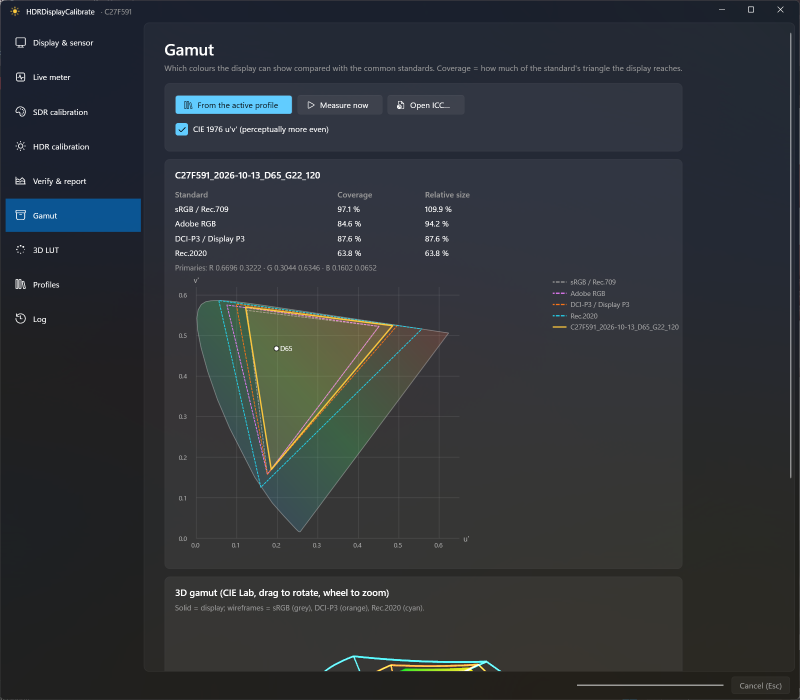
#> input picture docs/gamut.png, 1600 x 1400 px (shown at 1/2 size)
$ python make_banner.py
#> lines starting #> are read from the running program, lines starting #| are printed output that depends on the picture; after the words box and inside, x2 and y2 are one past the last pixel; in counts of white or black regions, pixels touching at a corner belong together
"""Draws docs/banner.png and docs/social-preview.png (1280×640) from the app icon and screenshots.

Everything that matters stays inside GitHub's safe area (80 px from every edge), so the social card is never cropped.

    python tools/make_banner.py
"""
import os
from PIL import Image, ImageDraw, ImageFilter, ImageFont

ROOT = os.path.dirname(os.path.dirname(os.path.abspath(__file__)))
DOCS = os.path.join(ROOT, "docs")
FONTS = os.path.join(os.environ.get("WINDIR", r"C:\Windows"), "Fonts")
W, H, SAFE = 1280, 640, 80


def font(name, size):
    return ImageFont.truetype(os.path.join(FONTS, name), size)


def glow(img, xy, radius, color):
    layer = Image.new("RGBA", img.size, (0, 0, 0, 0))
    x, y = xy
    ImageDraw.Draw(layer).ellipse((x - radius, y - radius, x + radius, y + radius), fill=color)
    return Image.alpha_composite(img, layer.filter(ImageFilter.GaussianBlur(radius * 0.55)))


def rounded(im, r):
    mask = Image.new("L", im.size, 0)
    ImageDraw.Draw(mask).rounded_rectangle((0, 0, im.size[0] - 1, im.size[1] - 1), r, fill=255)
    out = im.convert("RGBA"); out.putalpha(mask)
    return out


def shadowed(base, im, pos, r=14):
    sh = Image.new("RGBA", base.size, (0, 0, 0, 0))
    ImageDraw.Draw(sh).rounded_rectangle((pos[0] + 6, pos[1] + 12, pos[0] + im.size[0] + 6, pos[1] + im.size[1] + 12), r, fill=(0, 0, 0, 150))
    base = Image.alpha_composite(base, sh.filter(ImageFilter.GaussianBlur(14)))
    base.alpha_composite(rounded(im, r), pos)
    return base


img = Image.new("RGBA", (W, H), (22, 22, 26, 255))
# HDR-ish light: warm highlight behind the title, magenta and cyan behind the screenshots (decoration may bleed)
img = glow(img, (220, 160), 330, (255, 170, 60, 70))
#> in glow, `layer = Image.new("RGBA", img.size, (0, 0, 0, 0))`: layer: PIL image 1280x640 RGBA; every value is 0
img = glow(img, (960, 250), 300, (200, 60, 255, 55))
img = glow(img, (1100, 500), 260, (40, 200, 255, 55))

# right, inside the safe area: gamut page with the 3D gamut solid in front
win = Image.open(os.path.join(DOCS, "gamut.png")).convert("RGBA")
#> win is the input picture: PIL image 1600x1400 RGBA; mean R, G, B, A 47.9, 51.7, 55.5, 255
win = win.crop((300, 300, 1380, 1130)).resize((500, 384), Image.LANCZOS)
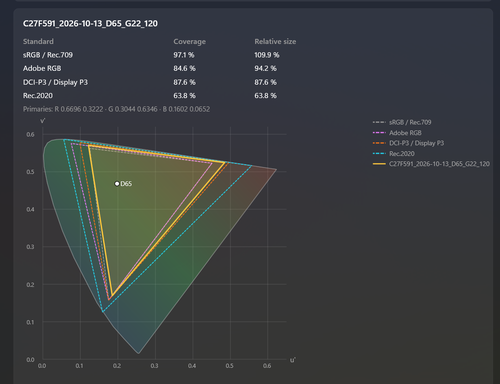
#> win: PIL image 500x384 RGBA; mean R, G, B, A 57.8, 61.3, 62.5, 255
img = shadowed(img, win, (W - SAFE - 500, SAFE + 6))
#> in rounded, `mask = Image.new("L", im.size, 0)`: mask: PIL image 500x384 L; every value is 0
#> in rounded, `ImageDraw.Draw(mask).rounded_rectangle((0, 0, im.size[0] - 1, im.size[..`:
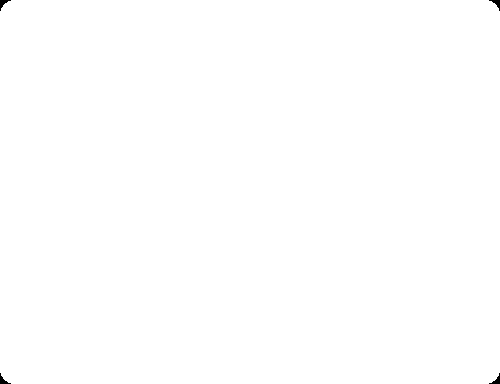
#> mask: PIL image 500x384 L; 99.9% white; 4 black regions, box (x1, y1, x2, y2) and area: (0, 0, 11, 11) 46, (489, 0, 500, 11) 46, (0, 373, 11, 384) 46, (489, 373, 500, 384) 46
g3d = Image.open(os.path.join(DOCS, "gamut3d.png")).convert("RGBA").crop((170, 20, 830, 450))
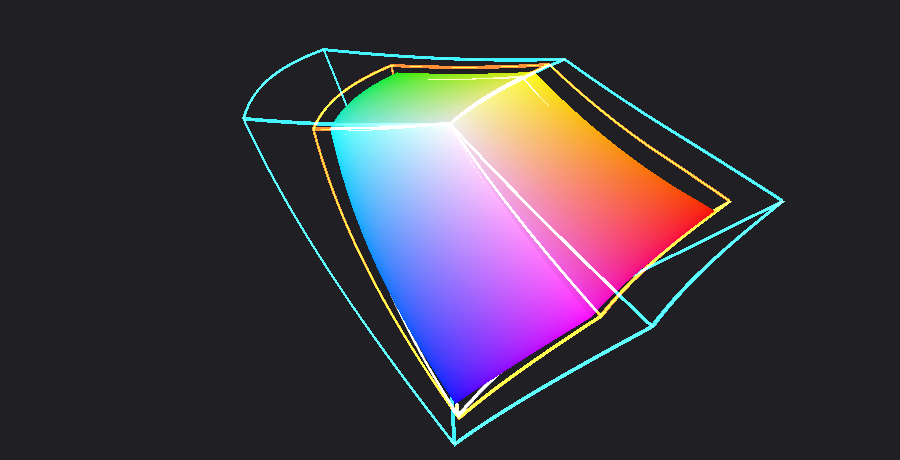
#> input picture docs/gamut3d.png, 900 x 460 px
g3d = g3d.resize((int(g3d.size[0] * 0.52), int(g3d.size[1] * 0.52)), Image.LANCZOS)
#> g3d: PIL image 343x223 RGBA
card = Image.new("RGBA", (g3d.size[0] + 24, g3d.size[1] + 24), (32, 33, 36, 255))
card.alpha_composite(g3d, (12, 12))
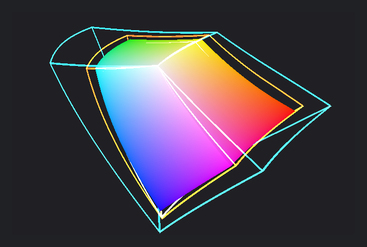
#> card: PIL image 367x247 RGBA; mean R, G, B, A 70.8, 63, 75, 255
img = shadowed(img, card, (620, H - SAFE - card.size[1]), 16)
#> call 2 of shadowed, with pos = (620, 313), r = 16
#> in shadowed (call 2), `ImageDraw.Draw(sh).rounded_rectangle((pos[0] + 6, pos[1] + 12, pos[0] ..`:
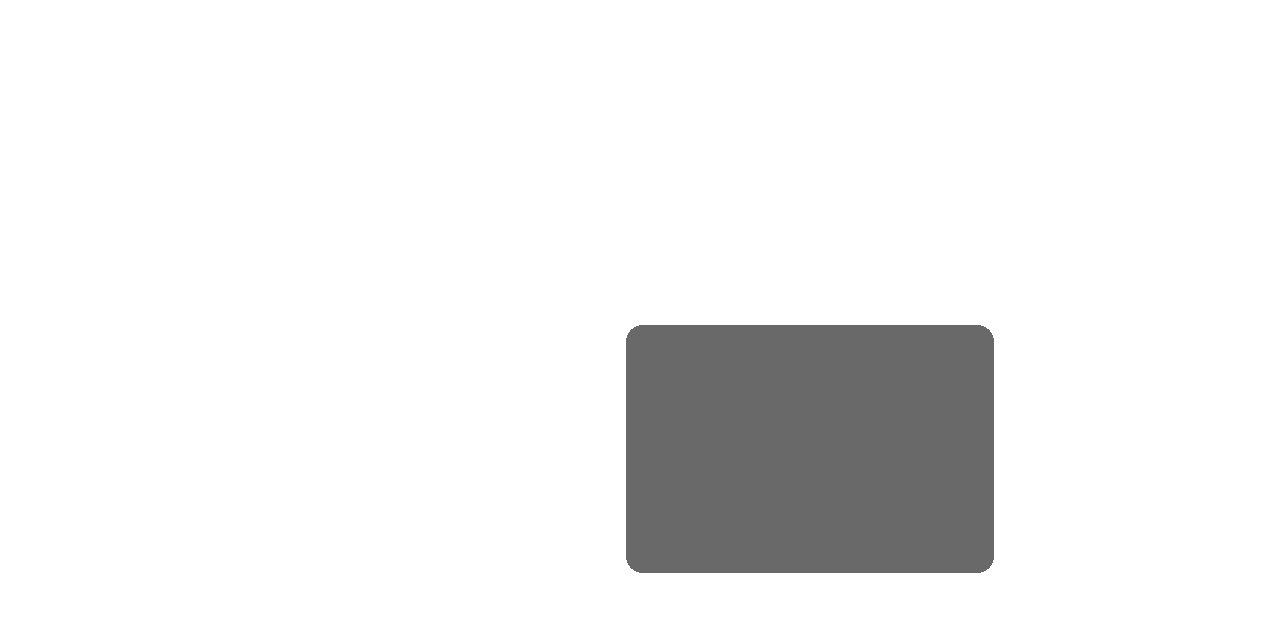
#> sh: PIL image 1280x640 RGBA; mean R, G, B, A 0, 0, 0, 16.7; transparent parts drawn white
#> call 2 of rounded, with r = 16
#> in rounded (call 2), `mask = Image.new("L", im.size, 0)`: mask: PIL image 367x247 L; every value is 0
#> in rounded (call 2), `ImageDraw.Draw(mask).rounded_rectangle((0, 0, im.size[0] - 1, im.size[..`:
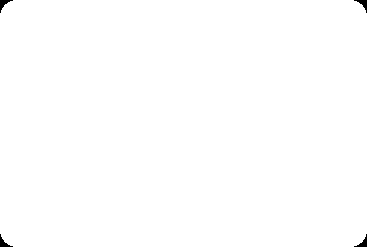
#> mask: PIL image 367x247 L; 99.7% white; 4 black regions, box (x1, y1, x2, y2) and area: (0, 0, 13, 13) 61, (354, 0, 367, 13) 61, (0, 234, 13, 247) 61, (354, 234, 367, 247) 61
#> in shadowed (call 2), `base.alpha_composite(rounded(im, r), pos)`:
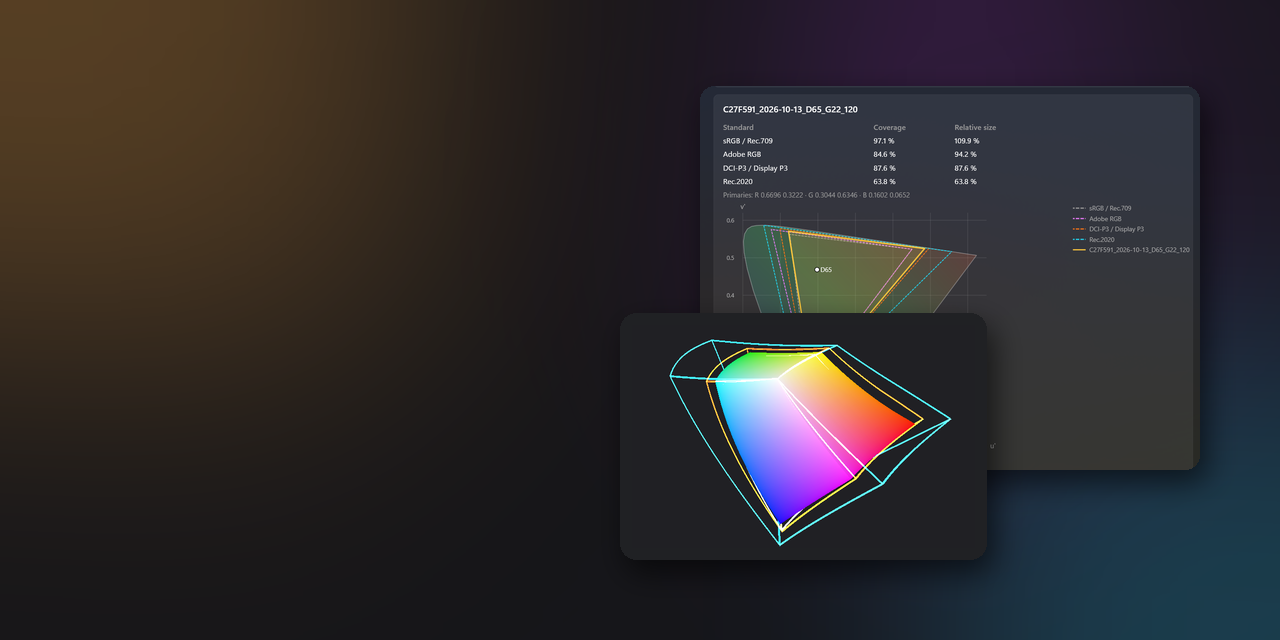
#> base: PIL image 1280x640 RGBA; mean R, G, B, A 46.1, 42.4, 44.1, 255

d = ImageDraw.Draw(img)
#> (the run stopped early here; a loop or call above may not have finished)
